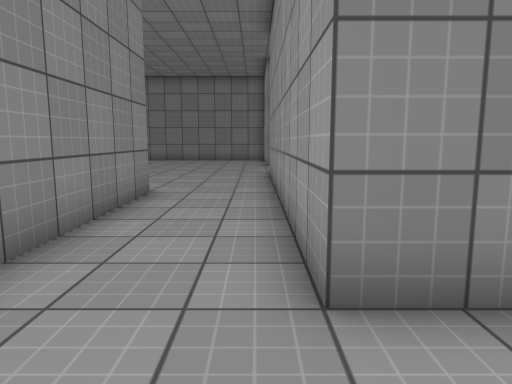
view 1 (above)

20 first-person views from a walk through a 3-D level made in the Unity game engine. The camera is 1.2 m above the floor, tilts 8° down and sees 70° across. The floor is counted in squares, 1 m on a side. Each view is taken from the middle of a square. On the plan, view 1 faces up. The plan holds only what a view shows up to about 15 squares ahead; the rest is blank. The place goes on beyond the plan. Door leaves are left out, so doorways stand open. Surface patterns are stand-ins for the level's own textures.

view 2
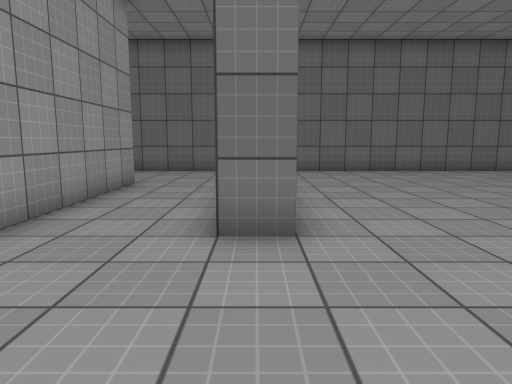

view 3
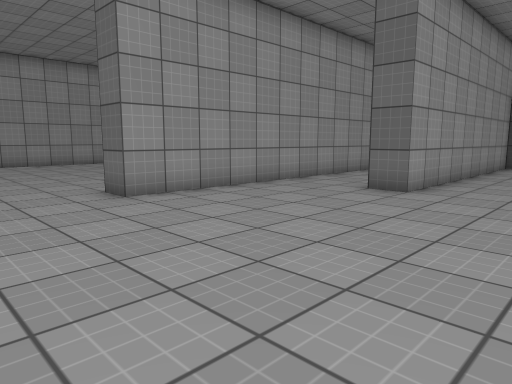

view 4
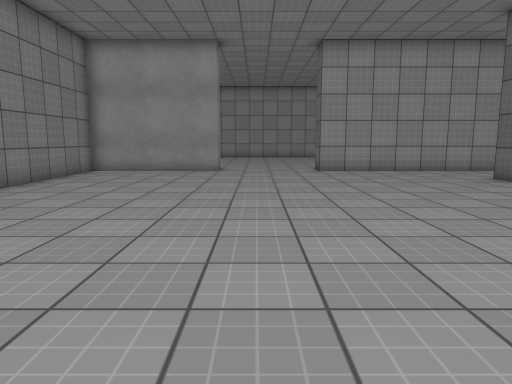

view 5
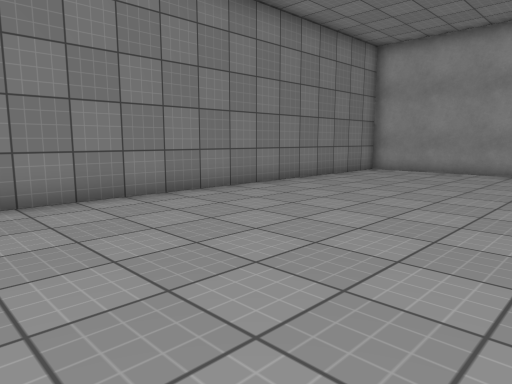

view 6
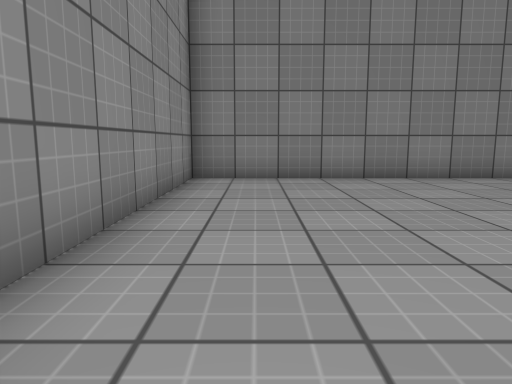

view 7
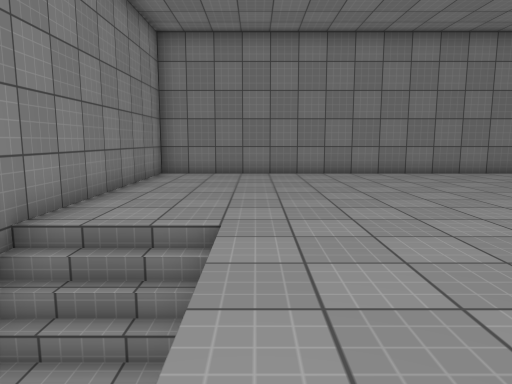

view 8
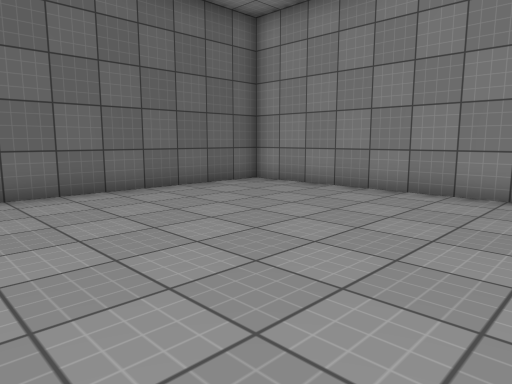

view 9
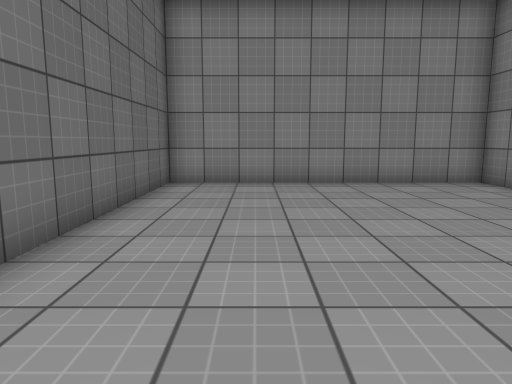

view 10
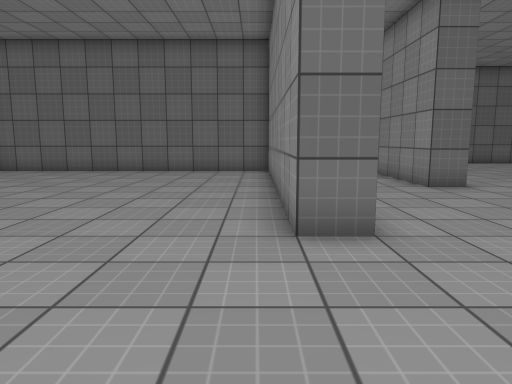

view 11
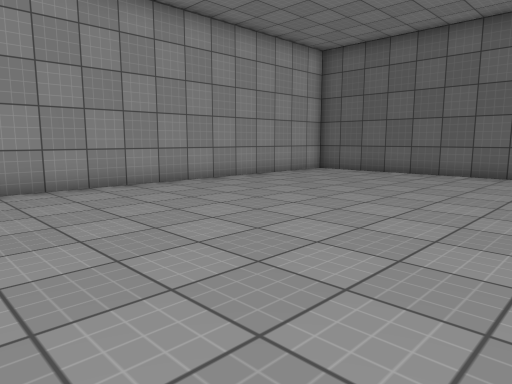

view 12
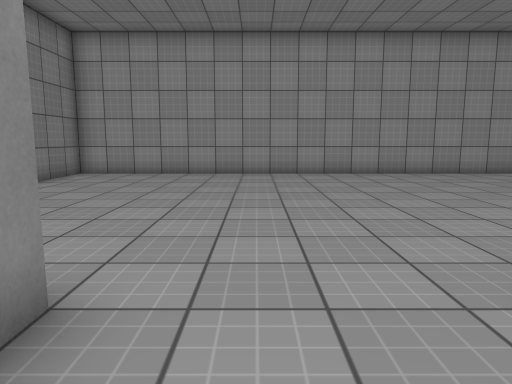

view 13
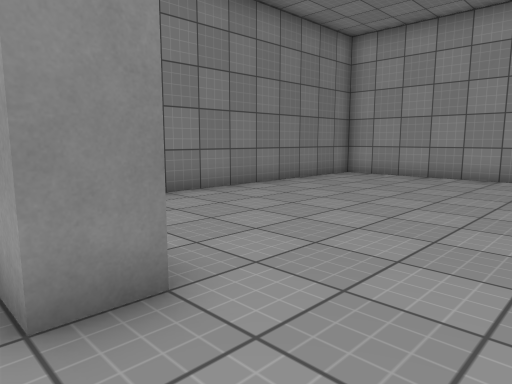

view 14
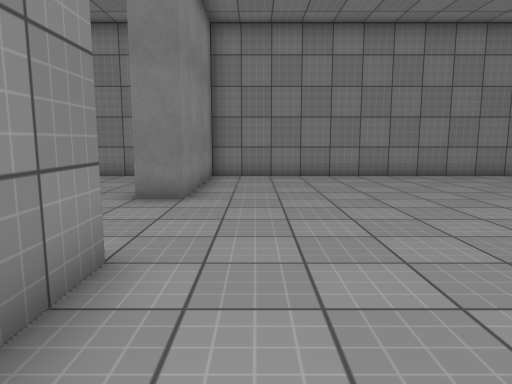

view 15
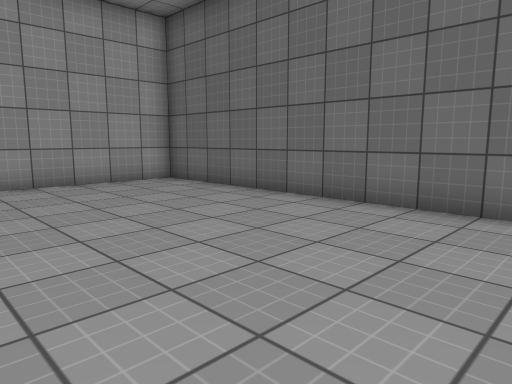

view 16
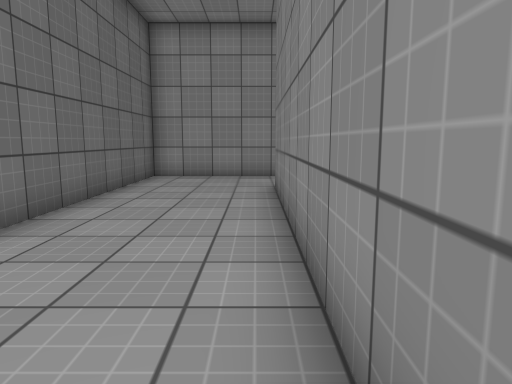

view 17
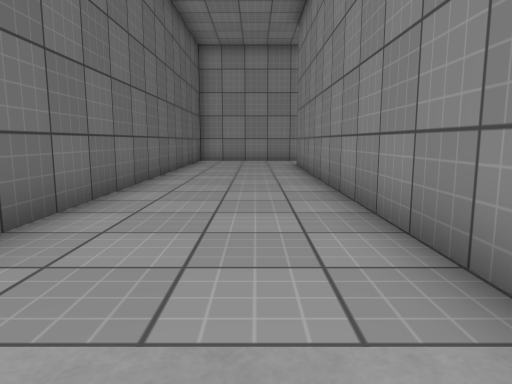

view 18
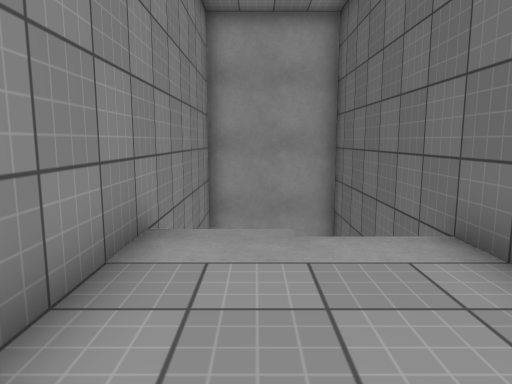

view 19
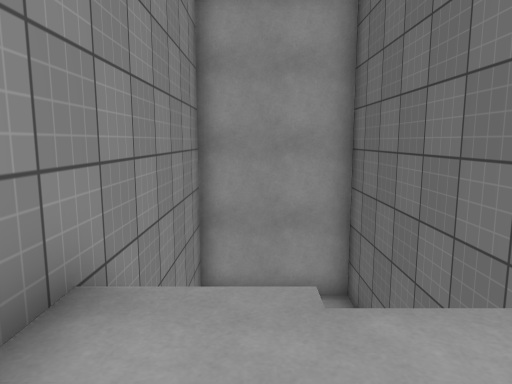

view 20
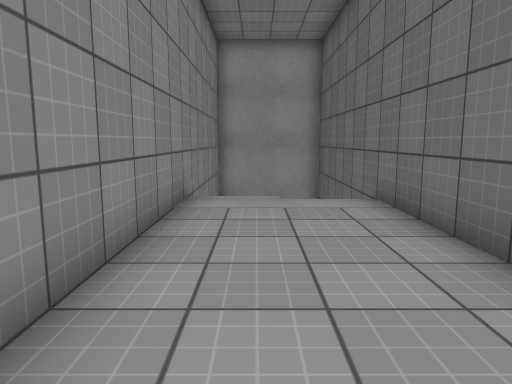

### Floor plan
Ten units are one square. View 1 is at (0, 0); x grows to the right and y downward. Boxes are objects, and circles mark ways between rooms. Rooms are numbered by the first view taken in them; rooms with no view inside come last. Other rooms are left out.
<svg viewBox="-165 -230 375 250">
<path fill="none" stroke="#000" d="M-155 -75 -155 15 -46 15M-35 10 -35 -85 -25 -85 -25 15 135 15M5 -175 5 -225 -155 -225 -155 -139M125 -25 5 -25 5 -135M15 -135 15 -39M15 -35 125 -35 125 -225 15 -225 15 -175M168 15 205 15 205 -25 125 -25"/>
<circle cx="10" cy="-155" r="3" fill="#2a7"/>
<circle cx="130" cy="-20" r="3" fill="#2a7"/>
<circle cx="130" cy="5" r="3" fill="#2a7"/>
<text x="-60" y="-90">1</text>
<text x="70" y="-130">2</text>
<text x="170" y="-10">3</text>
</svg>
Room 1 opens to room 2. Room 1 opens to room 3.

Where each view was taken, in squares from view 1:
view 1: 0 up, 0 right, facing up
view 2: 13 up, 3 left, facing down
view 3: 17 up, 7 left, facing down-right
view 4: 16 up, 14 left, facing right
view 5: 15 up, 14 left, facing up-right
view 6: 14 up, 14 left, facing up
view 7: 9 up, 12 left, facing up
view 8: 7 up, 7 left, facing down-left
view 9: 1 up, 5 left, facing left
view 10: 18 up, 2 right, facing down
view 11: 17 up, 3 right, facing down-right
view 12: 16 up, 1 left, facing right
view 13: 15 up, 0 right, facing up-right
view 14: 10 up, 3 right, facing up
view 15: 10 up, 2 right, facing down-right
view 16: 2 up, 10 right, facing left
view 17: 1 up, 14 right, facing left
view 18: 1 up, 9 right, facing right
view 19: 1 up, 11 right, facing right
view 20: 1 up, 6 right, facing right
